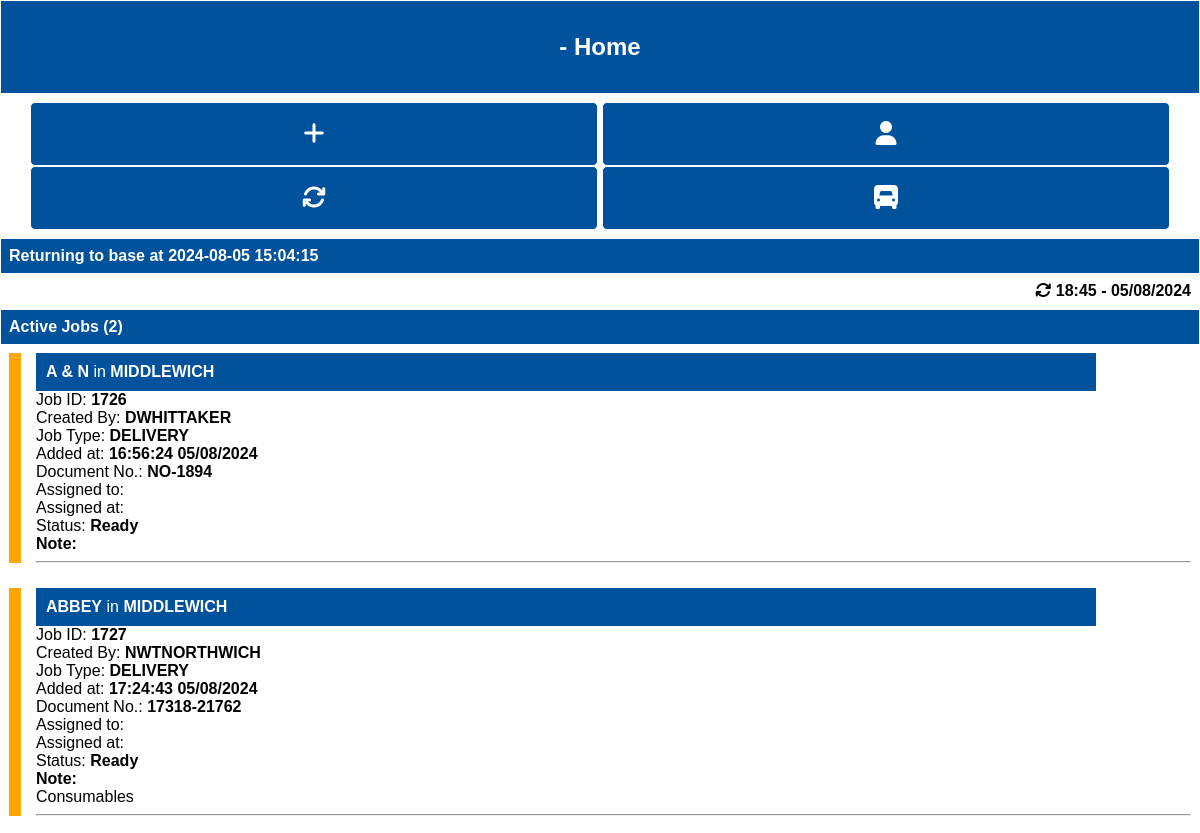
The app's page /driver.php (signed in) with its own data.
### tables this page shows
CREATE TABLE deliveries (id INTEGER PRIMARY KEY AUTOINCREMENT, depot TEXT NOT NULL, createdby TEXT, type TEXT NOT NULL, company TEXT NOT NULL, location TEXT NOT NULL, docid TEXT, added TEXT, driver TEXT, assigned TEXT, status TEXT, completed TEXT, sign_name TEXT, signature TEXT, note TEXT);

### driver.php (the view, shortened to what this page needs)
<?php
require("data/global.php");
$db = new SQLite3($database);
$todaysDate = date("Y-m-d");
$mainSQL = "SELECT * FROM deliveries WHERE (added > '".$todaysDate."' OR status != 'Completed') AND (depot = '".$_SESSION['depot']."' AND depot !='') ORDER BY added ASC";
$mainRet = $db->query($mainSQL);
$getRtbStatusSQL = "SELECT * FROM deliveries WHERE driver='".$_SESSION['driver']."' AND status='Return to Base'";
$getRtbStatus = $db->query($getRtbStatusSQL);
?>
<!DOCTYPE html>
<html lang="en">
<head>
</head>
<body>
<div class='sticky'>
    <table id='header' cellspacing='0'>
        <tr>
            <th colspan='1' style='text-align:center'>
                    <p style='font-size: 24px'>
                    <?php
                        echo $_SESSION['driver'] . " - Home";
                    ?>
                    </p>
            </th>
        </tr>
        <tr>
            <th colspan='1' style='background-color: white;color: black;text-align:center'>
                <button class='settingsButton' onclick='javascript:showAddJobModal()' title='Add New Job'><i class="fa-solid fa-plus"></i></button>
                <button class='settingsButton' onclick='javascript:showAccountModal()' title='Login / Logout'><i class="fa-solid fa-user"></i></button>
                <a href='driver.php'><button class='settingsButton' title='Refresh Data'><i class="fa-solid fa-arrows-rotate"></i></button></a>
                <a href='myroute.php'><button class='settingsButton' title='View My Route'><i class="fa-solid fa-truck-front"></i></button></a>
            </th>
        </tr>
        <tr>
            <th>
                    <?php
                        while( $rtbRow = $getRtbStatus->fetchArray( SQLITE3_ASSOC ) ) {
                            if($rtbRow['status'] == "Return to Base") {
                                echo "Returning to base at ".$rtbRow['assigned'];
                            }
                        }
                    ?>
            </th>
        </tr>
        <tr>
            <th colspan='1' style='background-color: white;color: black;text-align:right'>
            <i class="fa-solid fa-arrows-rotate"></i> <span id="updated-at"></span>
            </th>
        </tr>
    </table>
</div>
    <table id='deliveries' cellspacing='0'>
        <tr>
            <th>Active Jobs (<span id='activejobs'></span>)</th>
        </tr>
        <?php
            while( $mainRow = $mainRet->fetchArray( SQLITE3_ASSOC ) ) {
                $addedDateTime = date_format(date_create($mainRow['added']),"H:i:s d/m/Y");
                switch ($mainRow['status']){
                    case "Ready":
                    case "Manual":
                    case "To Be Collected":
                        echo "<tr onclick='javascript:showOptionsModal(".$mainRow['id'].",0);' title='Click for options'>";
                        echo "<td style='min-height:72px'>";
                        echo "<div class='ready'>";
                        echo "<div class='bluebar' style='width:90%;padding:10px;'><strong>".$mainRow['company']."</strong> in <strong>" .$mainRow['location']."</strong></div>";
                        echo "<div>Job ID: <strong>".strtoupper($mainRow['id'])."</strong></div>";
                        echo "<div>Created By: <strong>".strtoupper($mainRow['createdby'])."</strong></div>";
                        echo "<div>Job Type: <strong>".strtoupper($mainRow['type'])."</strong></div>";
                        echo "<div>Added at: <strong>".$addedDateTime."</strong></div>";
                        echo "<div>Document No.: <strong>".$mainRow['docid']."</strong></div>";
                        echo "<div>Assigned to: <strong></strong></div>";
                        echo "<div>Assigned at: <strong></strong></div>";
                        echo "<div>Status: <strong>".$mainRow['status']."</strong></div>";
                        echo "<div><strong>Note:</strong><br />".$mainRow['note']."<hr /></div>";
                        echo "</div>";
                        echo "</td>";
                        echo "</tr>";
                        break;
                    default:
                        break;
                }
            }
        ?>
    </table>
</body>
</html>

### driver.php (style rules this page uses)
body { font-family:arial; margin: 0 !important; padding: 0 !important; }
.sticky { position: -webkit-sticky; position: sticky; top: 0; }
.bluebar { background-color: #00529C; color:white; }
.ready { border-left: 12px solid orange; padding-left:15px; }
#header { font-family: Arial, Helvetica, sans-serif; border-collapse: collapse; width:100%; border-radius: 2px; }
#header th { padding-top: 12px; padding-bottom: 12px; text-align: left; background-color: #00529C; color: white; }
#header td, #header th { border: 1px solid #FFF; padding: 8px; }
#deliveries { font-family: Arial, Helvetica, sans-serif; border-collapse: collapse; width:100%; border-radius: 2px; table-layout: fixed; }
#deliveries th { padding-top: 12px; padding-bottom: 12px; text-align: left; background-color: #00529C; color: white; }
#deliveries td, #deliveries th { border: 1px solid #FFF; padding: 8px; overflow-wrap: break-word; }
.settingsButton { width:48%; height:64px; background-color: #00529C; color:white; border-radius: 5px; border:1px solid white; font-size: 24px; cursor: pointer; }

### records on screen
deliveries: assigned "2024-08-05 15:04:15"
deliveries: company "A & N", location "MIDDLEWICH", id "1726", createdby "DWHITTAKER", type "DELIVERY", added "16:56:24 05/08/2024", docid "NO-1894", status "Ready"
deliveries: company "ABBEY", location "MIDDLEWICH", id "1727", createdby "NWTNORTHWICH", type "DELIVERY", added "17:24:43 05/08/2024", docid "17318-21762", status "Ready", note "Consumables"
